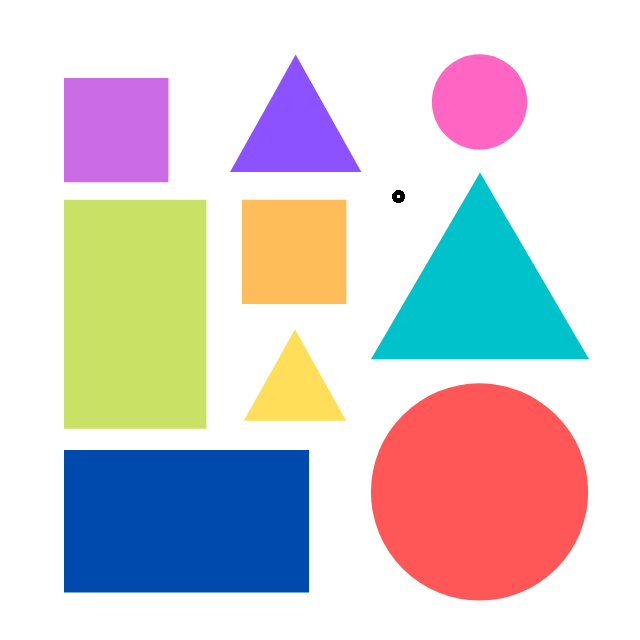
//> input picture OpenCV/Resources/shapes.png, 640 x 640 px
$ ./DocScanner   (built with g++ and OpenCV 4)
//> lines starting //> are read from the running program, lines starting //| are printed output that depends on the picture; after the words box and inside, x2 and y2 are one past the last pixel; in counts of white or black regions, pixels touching at a corner belong together
#include<opencv2/imgcodecs.hpp>
#include<opencv2/highgui.hpp>
#include<opencv2/imgproc.hpp>
#include<iostream>
#include<math.h>


using namespace std;
using namespace cv;


//Global declarations


Mat imgOriginal,imgThre,imgDil,imgErode,imgWarp,imgCrop;
vector<Point> initialPoints;


//float w = 420, h = 596;


Mat preProcessing(Mat refImage)
{
	Mat imgGray, imgBlur, imgCanny;
	cvtColor(refImage, imgGray, COLOR_BGR2GRAY);  //Change Image Colorspace to B/W
	GaussianBlur(imgGray, imgBlur, Size(3, 3), 3, 0); //Blurring the image for Canny step
	Canny(imgBlur, imgCanny, 25, 75);

	Mat kernel = getStructuringElement(MORPH_RECT, Size(3, 3));

	dilate(imgCanny, imgDil, kernel);

	return imgDil;
}

vector<Point> getContours(Mat refImage)
{
	vector<vector<Point>> contours;
	vector<Vec4i> hierarchy;

	findContours(refImage, contours, hierarchy, RETR_EXTERNAL, CHAIN_APPROX_SIMPLE);


	vector<vector<Point>> conPoly(contours.size());

	vector<Rect> boundRect(contours.size());

	vector<Point> biggestPts;

	int maxArea = 1000;

	for (int i = 0; i < contours.size(); i++)
	{
		int area = contourArea(contours[i]);
		float perimeter = arcLength(contours[i], true);
		approxPolyDP(contours[i], conPoly[i], 0.02 * perimeter, true);

		if (area > maxArea && conPoly[i].size()==4)
		{
			maxArea = area;

			//drawContours(refImage, conPoly, i, Scalar(255, 0, 255), 7);
			biggestPts = { conPoly[i][0],conPoly[i][1],conPoly[i][2],conPoly[i][3] };  //Append the corner points of the biggest rectangle contour in the image

			//drawContours(refImage, conPoly, i, Scalar(255, 0, 255), 2);
		}
	}

	return biggestPts;

}


void drawPoints(vector<Point> points, Scalar color,  Mat imgRef)
{
	for (int i = 0; i < points.size(); i++)
	{
		circle(imgRef, points[i], 10, color, FILLED);
		putText(imgRef, to_string(i), points[i], FONT_ITALIC, 4, color, 4);
	}
}

vector<Point> reorderPoints(vector<Point> points)
{
	vector<Point> reorderedPoints;

	vector<int> sumPoints, subPoints;

	for (int i = 0; i < points.size(); i++)
	{
		sumPoints.push_back(points[i].x + points[i].y);
		subPoints.push_back(points[i].x - points[i].y);
	}

	reorderedPoints.push_back(points[min_element(sumPoints.begin(), sumPoints.end()) - sumPoints.begin()]);
	reorderedPoints.push_back(points[max_element(subPoints.begin(), subPoints.end()) - subPoints.begin()]);
	reorderedPoints.push_back(points[min_element(subPoints.begin(), subPoints.end()) - subPoints.begin()]);
	reorderedPoints.push_back(points[max_element(sumPoints.begin(), sumPoints.end()) - sumPoints.begin()]);


	return reorderedPoints;
}

Mat getWarpedImage(Mat refImg, vector<Point> docPoints, float width, float height)
{
	Mat warpedImage;
	Point2f src[4] = { docPoints[0],docPoints[1],docPoints[2],docPoints[3] };


	;


	Point2f dst[4] = { {0.0f,0.0f},{width,0.0f},{0.0f,height},{width,height} };


	Mat matrix = getPerspectiveTransform(src, dst);

	warpPerspective(refImg, warpedImage, matrix, Point(width, height));


	return warpedImage;
}

float DistanceBetweenPoints(Point p1,Point p2)
{
	float diff_x = p1.x - p2.x;
	float diff_y = p1.y - p2.y;
	float power = pow(diff_x, 2) + pow(diff_y, 2);

	float distance = sqrt(power);

	return distance;
}
void main() {


	string path = "Resources/shapes.png";
	Mat imgOriginal = imread(path);
//> imgOriginal is the input picture: 640 rows x 640 cols, CV_8UC3; mean B, G, R 209.9, 207, 212.7
	resize(imgOriginal, imgOriginal, Size(), 0.5, 0.5);
//> imgOriginal: 320 rows x 320 cols, CV_8UC3

	//Preprocessing
	imgThre = preProcessing(imgOriginal);
//> in preProcessing, `cvtColor(refImage, imgGray, COLOR_BGR2GRAY);`:
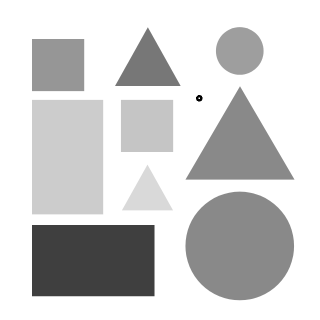
//> imgGray: 320 rows x 320 cols, CV_8UC1; min 0, max 255, mean 209
//> in preProcessing, `Canny(imgBlur, imgCanny, 25, 75);`:
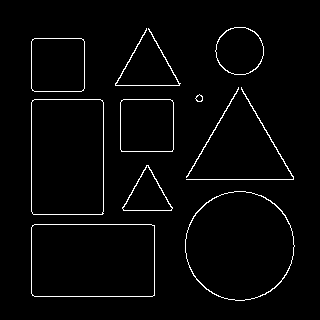
//> imgCanny: 320 rows x 320 cols, CV_8UC1; 2.5% white in thin lines or dots, all inside (x1, y1, x2, y2) = (31, 27, 295, 301)
//> in preProcessing, `dilate(imgCanny, imgDil, kernel);`:
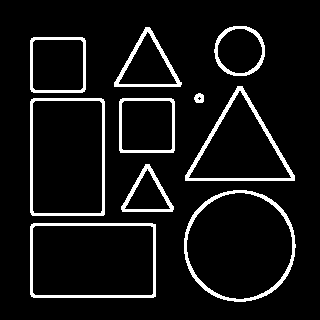
//> imgDil: 320 rows x 320 cols, CV_8UC1; 7.7% white; 10 white regions
	//Get Contours - Get Biggest contour
	initialPoints = getContours(imgThre);
//> in getContours, `findContours(refImage, contours, hierarchy, RETR_EXTERNAL, CHAIN_APPRO..`: contours = 10 contours; largest, box (x1, y1, x2, y2) and area: (184, 190, 296, 302) 9730, (30, 223, 156, 298) 9238, (30, 98, 105, 216) 8646, (185, 86, 295, 181) 5530, (30, 37, 86, 93) 3009
//> in getContours, `vector<vector<Point>> conPoly(contours.size());`: conPoly = 10 empty contours
//> the loop in getContours, `for (int i = 0; i < contours.size(); i++)` made 10 passes
//> (area, perimeter, maxArea) on pass 1: (9238, 394.5, 9238)
//> (area, perimeter) on passes 2 to 7: (9730, 369), (1391, 168.7), (2959, 214.5), (8646, 377.9), (68, 31.31), (5530, 345.1)
//> after the loop in getContours, `for (int i = 0; i < contours.size(); i++)`: maxArea = 9238
//> initialPoints = 4 Points (x, y): [31, 224], [31, 296], [155, 296], [155, 224]

	vector<Point> docPoints = reorderPoints(initialPoints);
//> the loop in reorderPoints, `for (int i = 0; i < points.size(); i++)` made 4 passes
//> in reorderPoints, `reorderedPoints.push_back(points[min_element(sumPoints.begin(), sumPoi..`: reorderedPoints = 1 Point (x, y): [31, 224]
//> in reorderPoints, `reorderedPoints.push_back(points[max_element(subPoints.begin(), subPoi..`: reorderedPoints = 2 Points (x, y): [31, 224], [155, 224]
//> in reorderPoints, `reorderedPoints.push_back(points[min_element(subPoints.begin(), subPoi..`: reorderedPoints = 3 Points (x, y): [31, 224], [155, 224], [31, 296]
//> in reorderPoints, `reorderedPoints.push_back(points[max_element(sumPoints.begin(), sumPoi..`: reorderedPoints = 4 Points (x, y): [31, 224], [155, 224], [31, 296], [155, 296]
//> docPoints has the same summary as reorderedPoints in reorderPoints
	float w = DistanceBetweenPoints(docPoints[0], docPoints[1]);
//> in DistanceBetweenPoints, `float diff_x = p1.x - p2.x;`: diff_x = -124
//> in DistanceBetweenPoints, `float diff_y = p1.y - p2.y;`: diff_y = 0
//> in DistanceBetweenPoints, `float power = pow(diff_x, 2) + pow(diff_y, 2);`: power = 15376
//> in DistanceBetweenPoints, `float distance = sqrt(power);`: distance = 124
//> w = 124
	float h = DistanceBetweenPoints(docPoints[0], docPoints[3]);
//> h = 143.4


	cout << h << endl << w;
//| 143.388
//| 124
	//drawPoints(initialPoints, Scalar(0, 0, 255),imgOriginal);

	drawPoints(docPoints, Scalar(0, 255, 0), imgOriginal);
//> the loop in drawPoints, `for (int i = 0; i < points.size(); i++)` made 4 passes
//> pass 1, in drawPoints, `putText(imgRef, to_string(i), points[i], FONT_ITALIC, 4, color, 4);`:
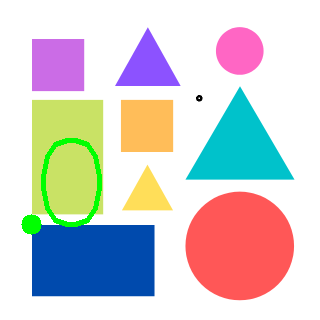
//> imgRef: 320 rows x 320 cols, CV_8UC3; mean B, G, R 207.7, 207.5, 209.7
//> after the loop in drawPoints, `for (int i = 0; i < points.size(); i++)`:
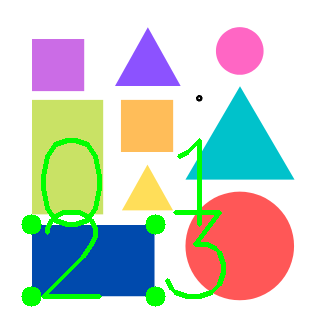
//> imgRef: 320 rows x 320 cols, CV_8UC3; mean B, G, R 201.2, 210, 203.5
	//Cropping
	Rect roi(10, 10, w - (2 * 10), h - (2 * 10));
//> roi = Rect(10, 10, 104, 123)


	//Warp Image
	imgWarp = getWarpedImage(imgOriginal,docPoints,w,h);
//> in getWarpedImage, `Point2f src[4] = { docPoints[0],docPoints[1],docPoints[2],docPoints[3]..`: src has the same summary as reorderedPoints in reorderPoints
//> in getWarpedImage, `Point2f dst[4] = { {0.0f,0.0f},{width,0.0f},{0.0f,height},{width,heigh..`: dst = 4 Points (x, y): [0, 0], [124, 0], [0, 143.4], [124, 143.4]
//> in getWarpedImage, `Mat matrix = getPerspectiveTransform(src, dst);`: matrix = [[1, -1.62e-18, -31], [-3.67e-16, 1.99, -446.1], [-1.6e-18, -9.95e-20, 1]]
//> in getWarpedImage, `warpPerspective(refImg, warpedImage, matrix, Point(width, height));`:
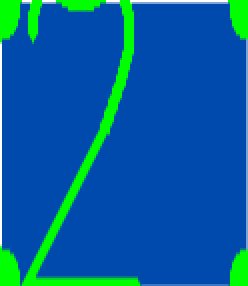
//> warpedImage: 143 rows x 124 cols, CV_8UC3 (shown 2 times larger); mean B, G, R 156.8, 94.9, 3.8
	imgCrop = imgWarp(roi);
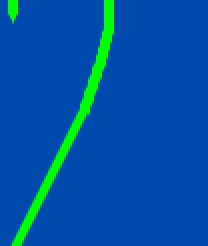
//> imgCrop: 123 rows x 104 cols, CV_8UC3 (shown 2 times larger); mean B, G, R 163.7, 83.7, 0
	imshow("Image", imgOriginal);
	imshow("Image Pre Processed", imgThre);

	imshow("Image Warped", imgWarp);
	imshow("Image Cropped", imgCrop);
	waitKey(0);
}
